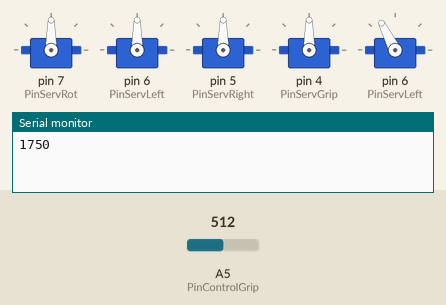
The sketch below on a simulated Arduino Uno, built with avr-gcc and run on an emulated ATmega328P. Parts: 5 × servo, the last lines printed to the serial monitor. Inputs (shaded band) come from the test bench; at power-on: A5 (PinControlGrip) = 512.

Above: at 1.2 s.
1.3 s: A5 (PinControlGrip) set to 716
At 1.9 s:
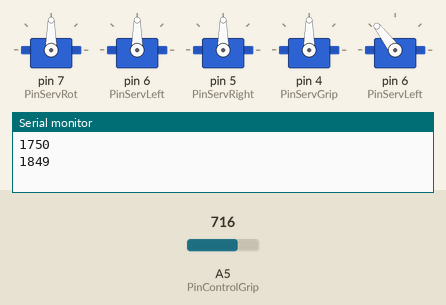
2.8 s: A5 (PinControlGrip) set to 1023
At 4.0 s:
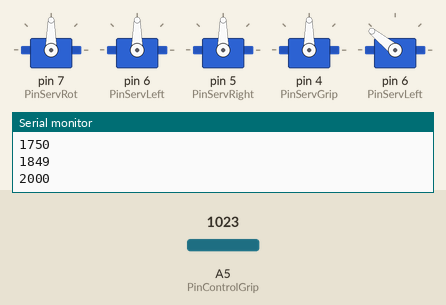
4.3 s: A5 (PinControlGrip) set to 122
At 5.3 s:
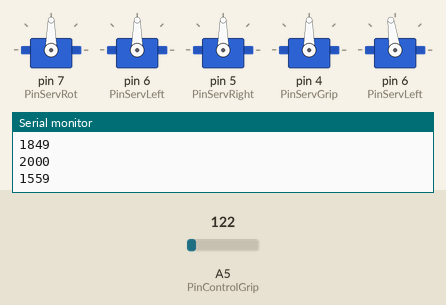
5.8 s: A5 (PinControlGrip) set to 510
At 6.5 s:
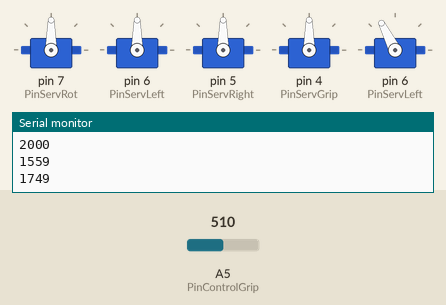
Timing chart, 0 to 8.3 s (numbered marks = the images above; inputs shaded):
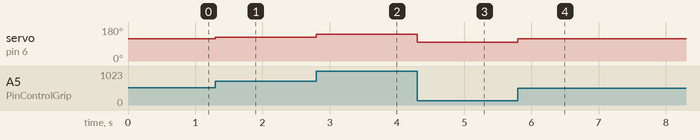

Measured:
- after the input at 1.3 s, servo on pin 6 (PinServLeft): 117° → 127° at once
- after the input at 2.8 s, servo on pin 6 (PinServLeft): 127° → 141° at once
- after the input at 4.3 s, servo on pin 6 (PinServLeft): 141° → 98° at once
- after the input at 5.8 s, servo on pin 6 (PinServLeft): 98° → 117° at once

The sketch:

control.ino
```cpp
#include <Servo.h>


#include "config.h"

// Control of EEZyBotArm MK1 using 2 pots and a joystick

Servo servGrip,servLeft,servRight,servRot;

void setup() {
  servRot.attach(PinServRot);
  servLeft.attach(PinServLeft);
  servRight.attach(PinServRight);
  servGrip.attach(PinServGrip);

  Serial.begin(115200);

}

#define Min_Step 2

int sign(int value) {
 return (value>0)-(value<0);
}

void move(Servo s,int pinServ,int origin,int end){

  int step=sign(end-origin)*Min_Step;

  if(origin==end)
  {
//    Serial.println("quiet");
    return;
  }

//  s.attach(pinServ);
//  delay(50);
Serial.println(String(origin)+" > "+end+" by "+step);
  for(;abs(end-origin)<Min_Step;origin+=step){
      s.writeMicroseconds(origin);
      delay(10);
      //Serial.println(origin);
  }
  s.writeMicroseconds(end);
  delay(10);
  //s.detach();
}

void calibrate(Servo s,int pinServo,int pinControl,int minServo,int maxServo) {
  int oldServoPos=(minServo-maxServo)/2;
  s.attach(pinServo);
  while(true)   {
    int pot = analogRead(pinControl);            // reads the value of the potentiometer (value between 0 and 1023)
    int newServoPos = map(pot, 0, 1023, minServo, maxServo);     // scale it to use it with the servo (value between 0 and 180)
    if(newServoPos!=oldServoPos)
    {
      s.writeMicroseconds(newServoPos);                  // sets the servo position according to the scaled value
      delay(15);                           // waits for the servo to get there
      Serial.println(newServoPos);
      oldServoPos=newServoPos;
    }
  }
  s.detach();
}


int realG=(MaxGrip-MinGrip)/2;
int realLeft=(MaxLeft-MinLeft)/2;
int realRight=(MaxRight-MinRight)/2;
int realRot=(MaxRot-MinRot)/2;
// all the value between 0 and 1023
void setPos(int rot,int g,int l, int r){
  int newG=map(g,MinControl,MaxControl,MinGrip,MaxGrip);
  move(servGrip,PinControlGrip,realG,newG);
  realG=newG;

  int newLeft=map(l,MinControl,MaxControl,MinLeft,MaxLeft);
  move(servLeft,PinControlLeft, realLeft,newLeft);
  realLeft=newLeft;

  int newRight=map(r,MinControl,MaxControl,MinRight,MaxRight);
  move(servRight,PinControlRight,realRight,newRight);
  realRight=newRight;

  int newRot=map(rot,MinControl,MaxControl,MinRot,MaxRot);
  move(servRot,PinControlRot,realRot,newRot);
  realRot=newRot;

  Serial.println(String("rot:")+rot+" grip:"+g+" l:"+l+" r:"+r);
}


void loop() {
  servRight.detach();
  servGrip.detach();
  servRot.detach();
  calibrate(servLeft,PinServLeft,A5,MinLeft,MaxLeft);
  setPos( analogRead(PinControlRot), // Pot 1
          analogRead(PinControlGrip), // Pot 2
          analogRead(PinControlLeft),  // Joystick X
          analogRead(PinControlRight)); // Joystick Y
  //delay(1000);
}
```

config.h
```cpp
// using microseconds https://www.arduino.cc/en/Reference/ServoWriteMicroseconds
// betweenn 1000 and 2000. 1500 in the center
#define MinGrip 500
#define MaxGrip 2200
#define MinRot 500
#define MaxRot 2200
#define MinRight 500
#define MaxRight 2500
#define MinLeft 1500
#define MaxLeft 2000


#define MinControl 0
#define MaxControl 1023


#define PinServRot  7
#define PinServLeft 6
#define PinServRight 5
#define PinServGrip 4

#define PinControlGrip A5
//#define PinControlRot A1
#define PinControlRot A1
// #define PinControlLeft A2
#define PinControlLeft A2
#define PinControlRight A3
```
